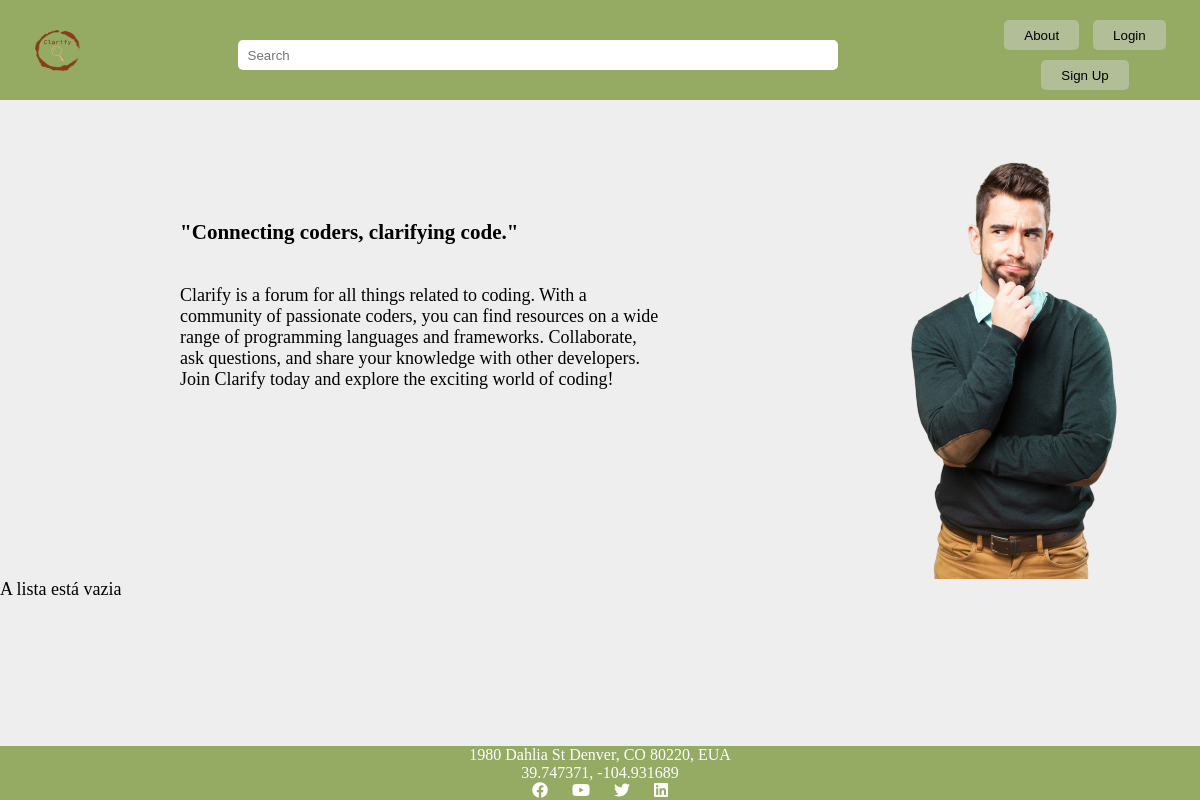
Before: /forum/ with the older database file.
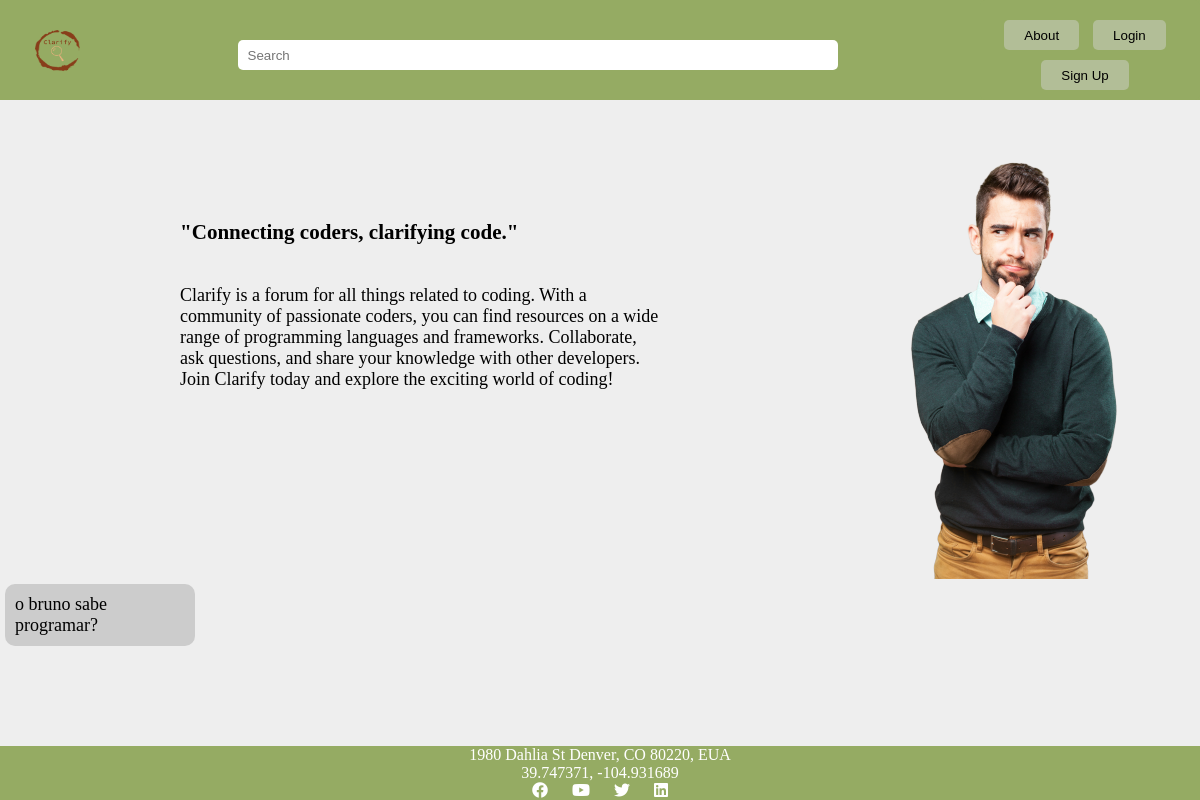
After: the same page with the newer database file.
### forum/models.py (models this page shows)
class Questao(models.Model):
    user = models.ForeignKey(User, on_delete=models.CASCADE)
    questao_texto = models.CharField(max_length=200)
    questao_data = models.DateTimeField('data da publicacao')
    tags = models.ManyToManyField('Tag', related_name='questao')
    numero_likes = models.IntegerField(default=0)

### forum/views.py (the view)
# urls.py: path("", views.index, name="index"),
def index(request):
    latest_list = Questao.objects.order_by('questao_data')[:20]
    return render(request, 'teste.html', {"list": latest_list})

### forum/templates/teste.html (shortened to what this page needs)
{% load static %}
<link rel="stylesheet" type="text/css" href="{% static 'style/teste.css' %}" />
<!DOCTYPE html>
<html>
    <head>
      <link rel="stylesheet" href="https://cdnjs.cloudflare.com/ajax/libs/font-awesome/5.15.3/css/all.min.css" />
    </head>
    <body>
        {% block header %}
        <header>
            <nav>
                <a href="{% url 'forum:index' %}"><img src="{% static 'images/clarify_logo.png' %}" alt="Logo"></a>
                {% block search_bar %}
                <input type="text" placeholder="Search">
                {% endblock %}
                <div class="button">
                    <a href="{% url 'forum:about' %}"><button>About</button></a>
                    {% if user.is_authenticated%}
                    <a href="{% url 'forum:logoutView' %}"><button>Logout</button></a>
                    {% else %}
                    <a href="{% url 'forum:loginView' %}"><button>Login</button></a>
                    <a href="{% url 'forum:sign_up' %}"><button>Sign Up</button></a>
                    {% endif %}
                </div>
            </nav>
        </header>
        {% endblock %}
        {% block main %}
        <div class="container">
            <div class="main{% if not request.user.is_authenticated %} full-width{% endif %}">
                <div class="index_content">
                    <div class="left">
                        <h3>"Connecting coders, clarifying code."</h3>
                        <p>Clarify is a forum for all things related to coding. With a community of passionate coders, you can find resources on a wide range of programming languages and frameworks. Collaborate, ask questions, and share your knowledge with other developers. Join Clarify today and explore the exciting world of coding!</p>
                    </div>
                    <div class="right">
                        <img src="{% static 'images/model.png' %}" alt="">
                    </div>
                    <div class="list">
                        {% if list %}
                        <ul>
                            {% for questao in list %}
                            <li class="question">{{ questao.questao_texto }}</li>
                            {% endfor %}
                        </ul>
                        {% else  %}
                        A lista está vazia
                        {% endif %}
                    </div>
                </div>
            </div>
        </div>
        {% endblock %}
        {% block footer %}
        <footer>
            <p>1980 Dahlia St Denver, CO 80220, EUA</p>
            <p>39.747371, -104.931689</p>
            <div class="social-icons">
                <a href="https://www.facebook.com/" ><i class="fab fa-facebook"></i></a>
                <a href="https://www.youtube.com/" ><i class="fab fa-youtube"></i></a>
                <a href="https://twitter.com/" ><i class="fab fa-twitter"></i></a>
                <a href="https://www.linkedin.com/" ><i class="fab fa-linkedin"></i></a>
            </div>
        </footer>
        {% endblock %}
    </body>
</html>

### forum/static/style/teste.css (style rules this page uses)
* { margin: 0; padding: 0; }
body { display: flex; flex-direction: column; height: 100vh; }
header { flex: 0 0 10%; }
nav { background-color: #95ab63; overflow: hidden; display: flex; align-items: center; justify-content: space-between; height: 100%; }
nav img { margin-left: 30px; height: 45px; width: 45px; padding: 5px; }
nav input[type="text"] { display: flex; margin-top: 10px; margin-left: 10px; height: 30px; width: 600px; border-radius: 5px; border: none; padding-left: 10px; box-sizing: border-box; }
nav button { margin-top: 10px; margin-right: 10px; height: 30px; border: none; border-radius: 5px; background-color: #b2be97; cursor: pointer; padding: 0 20px; }
.container { display: flex; flex-wrap: wrap; flex: 1 0 auto; background-color: white; }
.main { flex: 1; background-color: #eee; align-items:center }
footer { flex: 0 0 10%; background-color: #95ab63; position: fixed; bottom: 0; left: 0; width: 100%; color: white; display: flex; flex-direction: column; align-items: center; justify-content: center; text-align: center; }
.social-icons a { display: inline-block; margin: 0 10px; }
.social-icons a i { color: white; }
.button { display: block; padding: 10px; background-color: #95ab63; color: #fff; text-align: center; text-decoration: none; border-radius: 5px; width: 200px; }
.index_content { font-size: large; overflow: hidden; }
.index_content p { margin-top: 40px; }
.left { margin-left: 15%; margin-top: 10%; width: 40%; float: left; }
.right { width: 30%; float: right; }
.right img { display: block; max-width: 100%; height: auto; }
.list { width: 200px; height: 200px; overflow: auto; clear: both; }
.list ul { list-style: none; padding: 0; margin: 0; }
.list .question { display: block; padding: 10px; margin: 5px; border-radius: 10px; background-color: #ccc; }
.question { background-color: #f0f0f0; border-radius: 5px; padding: 10px; margin-bottom: 10px; }

Changed rows visible on the page:
added Questao: questao_texto "o bruno sabe programar?"
Other visible differences:
text no longer shown: "A lista está vazia"
